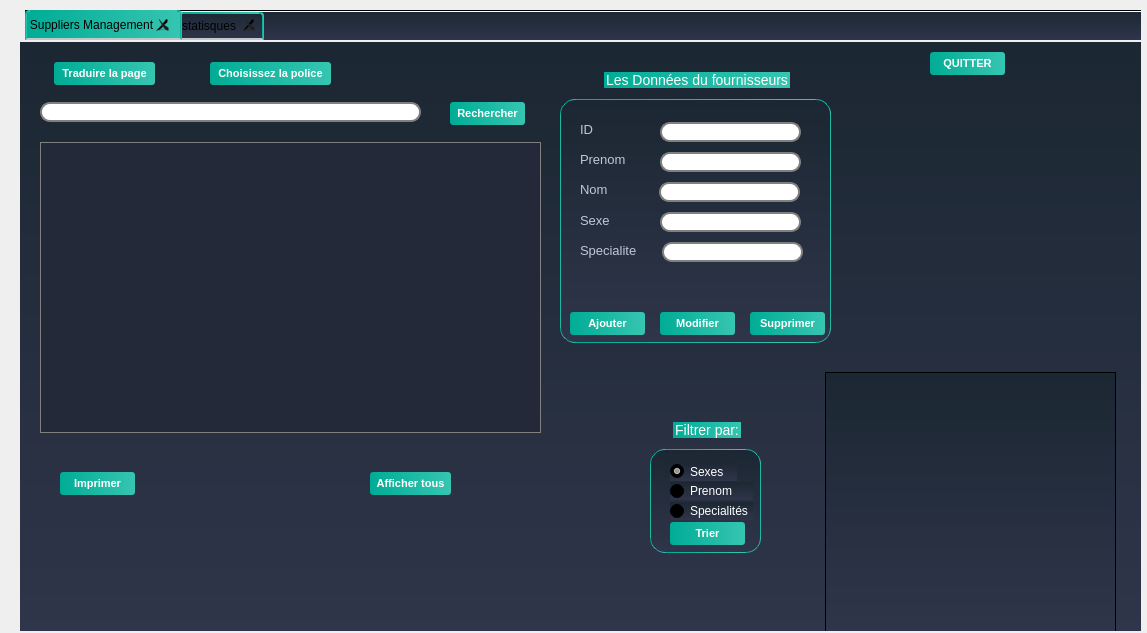
<?xml version="1.0" encoding="UTF-8"?>
<ui version="4.0">
 <class>Suppliers</class>
 <widget class="QDialog" name="Suppliers">
  <property name="geometry">
   <rect>
    <x>0</x>
    <y>0</y>
    <width>1147</width>
    <height>633</height>
   </rect>
  </property>
  <property name="windowTitle">
   <string>Dialog</string>
  </property>
  <widget class="QTabWidget" name="tab_3">
   <property name="geometry">
    <rect>
     <x>20</x>
     <y>10</y>
     <width>1121</width>
     <height>621</height>
    </rect>
   </property>
   <property name="styleSheet">
    <string notr="true">/*-----QWidget-----*/

QWidget

{

	background-color: qlineargradient(spread:repeat, x1:1, y1:0, x2:1, y2:1, stop:0 rgba(27, 39, 50, 255),stop:1 rgba(47, 53, 74, 255));

	color: #000000;



}





/*-----QLabel-----*/

QLabel

{

	background-color: transparent;

	color: #c2c7d5;

	font-size: 13px;



}





/*-----QPushButton-----*/

QPushButton

{

	background-color: qlineargradient(spread:pad, x1:0, y1:0.511, x2:1, y2:0.511, stop:0 rgba(0, 172, 149, 255),stop:0.995192 rgba(54, 197, 177, 255));

	color: #fff;

	font-size: 11px;

	font-weight: bold;

	border: none;

	border-radius: 3px;

	padding: 5px;



}





QPushButton::pressed

{

	background-color: qlineargradient(spread:pad, x1:0, y1:0.511, x2:1, y2:0.511, stop:0 rgba(0, 207, 179, 255),stop:1 rgba(70, 255, 230, 255));



}





/*-----QCheckBox-----*/

QCheckBox

{

	background-color: transparent;

	color: #fff;

	font-size: 10px;

	font-weight: bold;

	border: none;

	border-radius: 5px;



}





/*-----QCheckBox-----*/

QCheckBox::indicator

{

    color: #b1b1b1;

    background-color: #323232;

    border: 1px solid darkgray;

    width: 12px;

    height: 12px;



}





QCheckBox::indicator:checked

{

    image:url(&quot;./ressources/check.png&quot;);

	background-color: qlineargradient(spread:pad, x1:0, y1:0.511, x2:1, y2:0.511, stop:0 rgba(0, 172, 149, 255),stop:0.995192 rgba(54, 197, 177, 255));;

    border: 1px solid #607cff;



}





QCheckBox::indicator:unchecked:hover

{

    border: 1px solid #08b099;



}





QCheckBox::disabled

{

	color: #656565;



}





QCheckBox::indicator:disabled

{

	background-color: #656565;

	color: #656565;

    border: 1px solid #656565;



}





/*-----QLineEdit-----*/

QLineEdit

{

	background-color: #c2c7d5;

	color: #000;

	font-weight: bold;

	border: none;

	border-radius: 2px;

	padding: 3px;



}







/*-----QListView-----*/

QListView

{

	background-color: qlineargradient(spread:pad, x1:1, y1:0, x2:1, y2:1, stop:0 rgba(50, 61, 80, 255),stop:1 rgba(44, 49, 69, 255));

	color: #fff;

	font-size: 12px;

	font-weight: bold;

	border: 1px solid #191919;

	show-decoration-selected: 0;



}





QListView::item

{

	color: #31cecb;

	background-color: #454e5e;

	border: none;

	padding: 5px;

	border-radius: 0px;

	padding-left : 10px;

	height: 42px;



}



QListView::item:selected

{

	color: #31cecb;

	background-color: #454e5e;



}





QListView::item:!selected

{

	color:white;

	background-color: transparent;

	border: none;

	padding-left : 10px;



}





QListView::item:!selected:hover

{

	color: #bbbcba;

	background-color: #454e5e;

	border: none;

	padding-left : 10px;



}





/*-----QTreeView-----*/

QTreeView 

{

	background-color: #232939;

	show-decoration-selected: 0;

	color: #c2c8d7;



}





QTreeView::item 

{

	border-top-color: transparent;

	border-bottom-color: transparent;



}





QTreeView::item:hover 

{

	background-color: #606060;

	color: #fff;



}





QTreeView::item:selected 

{

	background-color: #0ab19a;

	color: #fff;



}





QTreeView::item:selected:active

{

	background-color: #0ab19a;

	color: #fff;



}





QTreeView::branch:has-children:!has-siblings:closed,

QTreeView::branch:closed:has-children:has-siblings 

{

	image: url(://tree-closed.png);



}



QTreeView::branch:open:has-children:!has-siblings,

QTreeView::branch:open:has-children:has-siblings  

{

	image: url(://tree-open.png);



}





/*-----QTableView &amp; QTableWidget-----*/

QTableView

{

    background-color: #232939;

	border: 1px solid gray;

    color: #f0f0f0;

    gridline-color: #232939;

    outline : 0;



}





QTableView::disabled

{

    background-color: #242526;

    border: 1px solid #32414B;

    color: #656565;

    gridline-color: #656565;

    outline : 0;



}





QTableView::item:hover 

{

    background-color: #606060;

    color: #f0f0f0;



}





QTableView::item:selected 

{

	background-color: #0ab19a;

    color: #F0F0F0;



}





QTableView::item:selected:disabled

{

    background-color: #1a1b1c;

    border: 2px solid #525251;

    color: #656565;



}





QTableCornerButton::section

{

	background-color: #343a49;

    color: #fff;



}





QHeaderView::section

{

	color: #fff;

	border-top: 0px;

	border-bottom: 1px solid gray;

	border-right: 1px solid gray;

	background-color: #343a49;

    margin-top:1px;

	margin-bottom:1px;

	padding: 5px;



}





QHeaderView::section:disabled

{

    background-color: #525251;

    color: #656565;



}





QHeaderView::section:checked

{

    color: #fff;

    background-color: #0ab19a;



}





QHeaderView::section:checked:disabled

{

    color: #656565;

    background-color: #525251;



}





QHeaderView::section::vertical::first,

QHeaderView::section::vertical::only-one

{

    border-top: 1px solid #353635;



}





QHeaderView::section::vertical

{

    border-top: 1px solid #353635;



}





QHeaderView::section::horizontal::first,

QHeaderView::section::horizontal::only-one

{

    border-left: 1px solid #353635;



}





QHeaderView::section::horizontal

{

    border-left: 1px solid #353635;



}





/*-----QScrollBar-----*/

QScrollBar:horizontal 

{

    background-color: transparent;

    height: 8px;

    margin: 0px;

    padding: 0px;



}





QScrollBar::handle:horizontal 

{

    border: none;

	min-width: 100px;

    background-color: #56576c;



}





QScrollBar::add-line:horizontal, 

QScrollBar::sub-line:horizontal,

QScrollBar::add-page:horizontal, 

QScrollBar::sub-page:horizontal 

{

    width: 0px;

    background-color: transparent;



}





QScrollBar:vertical 

{

    background-color: transparent;

    width: 8px;

    margin: 0;



}





QScrollBar::handle:vertical 

{

    border: none;

	min-height: 100px;

    background-color: #56576c;



}





QScrollBar::add-line:vertical, 

QScrollBar::sub-line:vertical,

QScrollBar::add-page:vertical, 

QScrollBar::sub-page:vertical 

{

    height: 0px;

    background-color: transparent;



}

QGroupBox  {

    border: 1px solid gray;

    border-color: qlineargradient(spread:pad, x1:0, y1:0.511, x2:1, y2:0.511, stop:0 rgba(0, 172, 149, 255),stop:0.995192 rgba(54, 197, 177, 255));;

    margin-top: 27px;

    font-size: 14px;

    border-radius: 15px;

}



QGroupBox::title  {

    subcontrol-origin: margin;

    subcontrol-position: top center;

    padding: 5px 8000px 5px 8000px;

    background-color: qlineargradient(spread:pad, x1:0, y1:0.511, x2:1, y2:0.511, stop:0 rgba(0, 172, 149, 255),stop:0.995192 rgba(54, 197, 177, 255));;

    color: rgb(255, 255, 255);

}

QLineEdit {

    border: 2px solid gray;

    border-radius: 10px;

    padding: 0 8px;

    background: white;

    selection-background-color: darkgray;

}

QComboBox {

    border: 2px solid grey;

    border-radius: 10px;

    padding: 0 8px;

    min-width: 6em;

}



QComboBox:editable {

    background: white;

}



QComboBox:!editable, QComboBox::drop-down:editable {

     background: white;

}



/* QComboBox gets the &quot;on&quot; state when the popup is open */

QComboBox:!editable:on, QComboBox::drop-down:editable:on {

    background: qlineargradient(x1: 0, y1: 0, x2: 0, y2: 1,

                                stop: 0 #D3D3D3, stop: 0.4 #D8D8D8,

                                stop: 0.5 #DDDDDD, stop: 1.0 #E1E1E1);

}



QComboBox:on { /* shift the text when the popup opens */

    padding-top: 3px;

    padding-left: 4px;

}



QComboBox::drop-down {

    subcontrol-origin: padding;

    subcontrol-position: top right;

    width: 15px;



    border-left-width: 1px;

    border-left-color: darkgray;

    border-left-style: solid; /* just a single line */

    border-top-right-radius: 10px; /* same radius as the QComboBox */

    border-bottom-right-radius: 10px;

}



QComboBox::down-arrow {

    image: url(/usr/share/icons/crystalsvg/16x16/actions/1downarrow.png);

}



QComboBox::down-arrow:on { /* shift the arrow when popup is open */

    top: 1px;

    left: 1px;

}

QComboBox QAbstractItemView {

    border: 2px solid gray;

    selection-background-color: lightgray;

}

QTabWidget::pane { /* The tab widget frame */

    border-top: 2px solid #C2C7CB;

}



QTabWidget::tab-bar {

    left: 5px; /* move to the right by 5px */

}



/* Style the tab using the tab sub-control. Note that

    it reads QTabBar _not_ QTabWidget */

QTabBar::tab {

    background: qlineargradient(x1: 0, y1: 0, x2: 0, y2: 1,

                                stop: 0 #E1E1E1, stop: 0.4 #DDDDDD,

                                stop: 0.5 #D8D8D8, stop: 1.0 #D3D3D3);

    border: 2px solid qlineargradient(spread:pad, x1:0, y1:0.511, x2:1, y2:0.511, stop:0 rgba(0, 172, 149, 255),stop:0.995192 rgba(54, 197, 177, 255));;

    border-bottom-color: #C2C7CB; /* same as the pane color */

    border-top-left-radius: 4px;

    border-top-right-radius: 4px;

    min-width: 8ex;

    padding: 2px;

}



QTabBar::tab:selected, QTabBar::tab:hover {

    background: qlineargradient(spread:pad, x1:0, y1:0.511, x2:1, y2:0.511, stop:0 rgba(0, 172, 149, 255),stop:0.995192 rgba(54, 197, 177, 255));

}



QTabBar::tab:selected {

    border-color:qlineargradient(spread:pad, x1:0, y1:0.511, x2:1, y2:0.511, stop:0 rgba(0, 172, 149, 255),stop:0.995192 rgba(54, 197, 177, 255));

    border-bottom-color: #C2C7CB; /* same as pane color */

}



QTabBar::tab:!selected {

    margin-top: 2px; /* make non-selected tabs look smaller */

}



/* make use of negative margins for overlapping tabs */

QTabBar::tab:selected {

    /* expand/overlap to the left and right by 4px */

    margin-left: -4px;

    margin-right: -4px;

}



QTabBar::tab:first:selected {

    margin-left: 0; /* the first selected tab has nothing to overlap with on the left */

}



QTabBar::tab:last:selected {

    margin-right: 0; /* the last selected tab has nothing to overlap with on the right */

}



QTabBar::tab:only-one {

    margin: 0; /* if there is only one tab, we don't want overlapping margins */

}

QRadioButton{



	color:white;

	font:solid;

}

QDateEdit

{

    background-color: white;

	border: 2px solid grey;

    border-radius: 10px;

    padding: 0 8px;

    spacing: 5px; 

    min-width: 6em;

}





QDateEdit::drop-down {

    image: url(:/new/myapp/cbarrowdn.png);

    width:50px;

    height:15px;

    subcontrol-position: right top;

    subcontrol-origin:margin;

    background-color: white;

   	border: 2px solid grey;

    border-radius: 10px;

    padding: 0 8px;

    spacing: 5px; 

    min-width: 6em;

   spacing: 5px; 

}</string>
   </property>
   <property name="currentIndex">
    <number>0</number>
   </property>
   <property name="usesScrollButtons">
    <bool>true</bool>
   </property>
   <property name="documentMode">
    <bool>true</bool>
   </property>
   <property name="tabsClosable">
    <bool>true</bool>
   </property>
   <property name="movable">
    <bool>true</bool>
   </property>
   <property name="tabBarAutoHide">
    <bool>true</bool>
   </property>
   <widget class="QWidget" name="tab">
    <attribute name="title">
     <string>Suppliers Management</string>
    </attribute>
    <widget class="QGroupBox" name="groupBox">
     <property name="geometry">
      <rect>
       <x>540</x>
       <y>30</y>
       <width>271</width>
       <height>271</height>
      </rect>
     </property>
     <property name="title">
      <string>Les Données du fournisseurs</string>
     </property>
     <property name="checkable">
      <bool>false</bool>
     </property>
     <widget class="QLabel" name="label">
      <property name="geometry">
       <rect>
        <x>20</x>
        <y>50</y>
        <width>47</width>
        <height>14</height>
       </rect>
      </property>
      <property name="text">
       <string>ID</string>
      </property>
     </widget>
     <widget class="QLineEdit" name="lineEdit">
      <property name="geometry">
       <rect>
        <x>100</x>
        <y>50</y>
        <width>141</width>
        <height>20</height>
       </rect>
      </property>
     </widget>
     <widget class="QLineEdit" name="lineEdit_2">
      <property name="geometry">
       <rect>
        <x>100</x>
        <y>80</y>
        <width>141</width>
        <height>20</height>
       </rect>
      </property>
     </widget>
     <widget class="QLabel" name="label_2">
      <property name="geometry">
       <rect>
        <x>20</x>
        <y>80</y>
        <width>47</width>
        <height>14</height>
       </rect>
      </property>
      <property name="text">
       <string>Prenom</string>
      </property>
     </widget>
     <widget class="QLabel" name="label_3">
      <property name="geometry">
       <rect>
        <x>20</x>
        <y>110</y>
        <width>47</width>
        <height>14</height>
       </rect>
      </property>
      <property name="text">
       <string>Nom</string>
      </property>
     </widget>
     <widget class="QLabel" name="label_4">
      <property name="geometry">
       <rect>
        <x>20</x>
        <y>140</y>
        <width>61</width>
        <height>16</height>
       </rect>
      </property>
      <property name="text">
       <string>Sexe</string>
      </property>
     </widget>
     <widget class="QLineEdit" name="lineEdit_3">
      <property name="geometry">
       <rect>
        <x>99</x>
        <y>110</y>
        <width>141</width>
        <height>20</height>
       </rect>
      </property>
     </widget>
     <widget class="QLineEdit" name="lineEdit_4">
      <property name="geometry">
       <rect>
        <x>100</x>
        <y>140</y>
        <width>141</width>
        <height>20</height>
       </rect>
      </property>
     </widget>
     <widget class="QPushButton" name="pushButton_2">
      <property name="geometry">
       <rect>
        <x>10</x>
        <y>240</y>
        <width>75</width>
        <height>23</height>
       </rect>
      </property>
      <property name="text">
       <string>Ajouter</string>
      </property>
     </widget>
     <widget class="QPushButton" name="pushButton_3">
      <property name="geometry">
       <rect>
        <x>100</x>
        <y>240</y>
        <width>75</width>
        <height>23</height>
       </rect>
      </property>
      <property name="text">
       <string>Modifier</string>
      </property>
     </widget>
     <widget class="QPushButton" name="pushButton_4">
      <property name="geometry">
       <rect>
        <x>190</x>
        <y>240</y>
        <width>75</width>
        <height>23</height>
       </rect>
      </property>
      <property name="text">
       <string>Supprimer</string>
      </property>
     </widget>
     <widget class="QLabel" name="label_7">
      <property name="geometry">
       <rect>
        <x>20</x>
        <y>170</y>
        <width>61</width>
        <height>16</height>
       </rect>
      </property>
      <property name="text">
       <string>Specialite</string>
      </property>
     </widget>
     <widget class="QLineEdit" name="lineEdit_6">
      <property name="geometry">
       <rect>
        <x>102</x>
        <y>170</y>
        <width>141</width>
        <height>20</height>
       </rect>
      </property>
     </widget>
    </widget>
    <widget class="QPushButton" name="pushButton">
     <property name="geometry">
      <rect>
       <x>430</x>
       <y>60</y>
       <width>75</width>
       <height>23</height>
      </rect>
     </property>
     <property name="text">
      <string>Rechercher</string>
     </property>
     <property name="autoDefault">
      <bool>true</bool>
     </property>
     <property name="default">
      <bool>false</bool>
     </property>
     <property name="flat">
      <bool>false</bool>
     </property>
    </widget>
    <widget class="QLineEdit" name="lineEdit_5">
     <property name="geometry">
      <rect>
       <x>20</x>
       <y>60</y>
       <width>381</width>
       <height>20</height>
      </rect>
     </property>
    </widget>
    <widget class="QLabel" name="label_5">
     <property name="geometry">
      <rect>
       <x>100</x>
       <y>230</y>
       <width>47</width>
       <height>14</height>
      </rect>
     </property>
     <property name="text">
      <string/>
     </property>
    </widget>
    <widget class="QTableView" name="tablefournisseur">
     <property name="geometry">
      <rect>
       <x>20</x>
       <y>100</y>
       <width>501</width>
       <height>291</height>
      </rect>
     </property>
    </widget>
    <widget class="QGroupBox" name="groupBox_2">
     <property name="geometry">
      <rect>
       <x>630</x>
       <y>380</y>
       <width>111</width>
       <height>131</height>
      </rect>
     </property>
     <property name="sizePolicy">
      <sizepolicy hsizetype="Maximum" vsizetype="Preferred">
       <horstretch>0</horstretch>
       <verstretch>0</verstretch>
      </sizepolicy>
     </property>
     <property name="title">
      <string>Filtrer par:</string>
     </property>
     <widget class="QLabel" name="label_6">
      <property name="geometry">
       <rect>
        <x>50</x>
        <y>40</y>
        <width>41</width>
        <height>16</height>
       </rect>
      </property>
      <property name="text">
       <string/>
      </property>
     </widget>
     <widget class="QRadioButton" name="radioButton">
      <property name="geometry">
       <rect>
        <x>20</x>
        <y>40</y>
        <width>67</width>
        <height>19</height>
       </rect>
      </property>
      <property name="sizePolicy">
       <sizepolicy hsizetype="Maximum" vsizetype="Preferred">
        <horstretch>8</horstretch>
        <verstretch>8</verstretch>
       </sizepolicy>
      </property>
      <property name="text">
       <string>Sexes</string>
      </property>
      <property name="checked">
       <bool>true</bool>
      </property>
     </widget>
     <widget class="QRadioButton" name="radioButton_2">
      <property name="geometry">
       <rect>
        <x>20</x>
        <y>60</y>
        <width>83</width>
        <height>18</height>
       </rect>
      </property>
      <property name="text">
       <string>Prenom</string>
      </property>
     </widget>
     <widget class="QRadioButton" name="radioButton_3">
      <property name="geometry">
       <rect>
        <x>20</x>
        <y>80</y>
        <width>83</width>
        <height>18</height>
       </rect>
      </property>
      <property name="text">
       <string>Specialités</string>
      </property>
     </widget>
     <widget class="QPushButton" name="pushButton_8">
      <property name="geometry">
       <rect>
        <x>20</x>
        <y>100</y>
        <width>75</width>
        <height>23</height>
       </rect>
      </property>
      <property name="text">
       <string>Trier</string>
      </property>
     </widget>
    </widget>
    <widget class="QPushButton" name="pushButton_5">
     <property name="geometry">
      <rect>
       <x>350</x>
       <y>430</y>
       <width>81</width>
       <height>23</height>
      </rect>
     </property>
     <property name="text">
      <string>Afficher tous</string>
     </property>
    </widget>
    <widget class="QPushButton" name="pushButton_6">
     <property name="geometry">
      <rect>
       <x>40</x>
       <y>430</y>
       <width>75</width>
       <height>23</height>
      </rect>
     </property>
     <property name="text">
      <string>Imprimer</string>
     </property>
    </widget>
    <widget class="QPushButton" name="pushButton_7">
     <property name="geometry">
      <rect>
       <x>910</x>
       <y>10</y>
       <width>75</width>
       <height>23</height>
      </rect>
     </property>
     <property name="text">
      <string>QUITTER</string>
     </property>
    </widget>
    <widget class="QPushButton" name="pushButton_9">
     <property name="geometry">
      <rect>
       <x>190</x>
       <y>20</y>
       <width>121</width>
       <height>23</height>
      </rect>
     </property>
     <property name="text">
      <string>Choisissez la police</string>
     </property>
    </widget>
    <widget class="QPushButton" name="pushButton_10">
     <property name="geometry">
      <rect>
       <x>34</x>
       <y>20</y>
       <width>101</width>
       <height>23</height>
      </rect>
     </property>
     <property name="text">
      <string>Traduire la page</string>
     </property>
    </widget>
    <widget class="QGraphicsView" name="graphicsView">
     <property name="geometry">
      <rect>
       <x>805</x>
       <y>330</y>
       <width>291</width>
       <height>261</height>
      </rect>
     </property>
    </widget>
   </widget>
   <widget class="QWidget" name="tab_2">
    <attribute name="title">
     <string>statisques</string>
    </attribute>
   </widget>
  </widget>
 </widget>
 <resources/>
 <connections/>
</ui>
